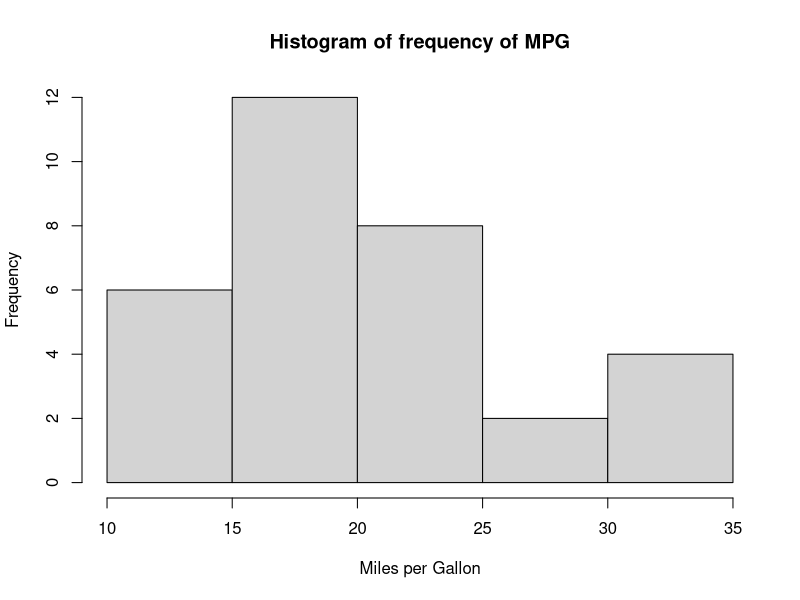
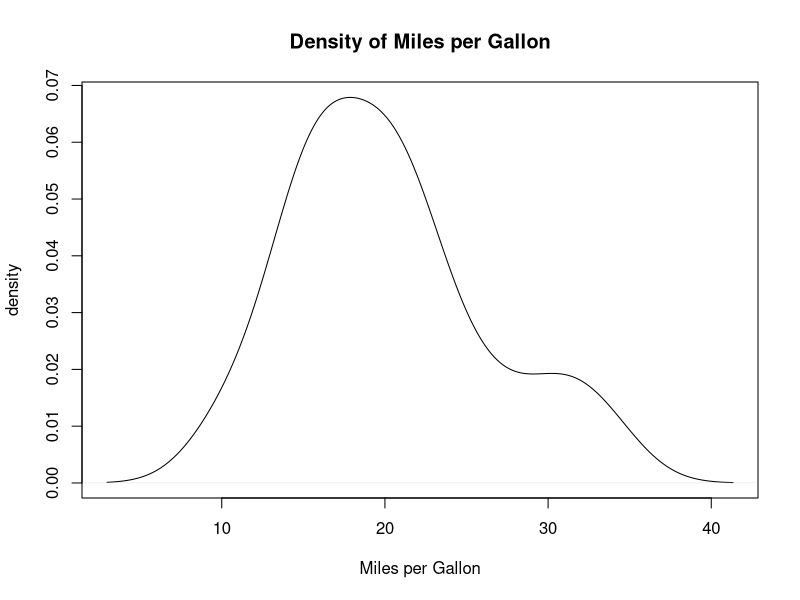
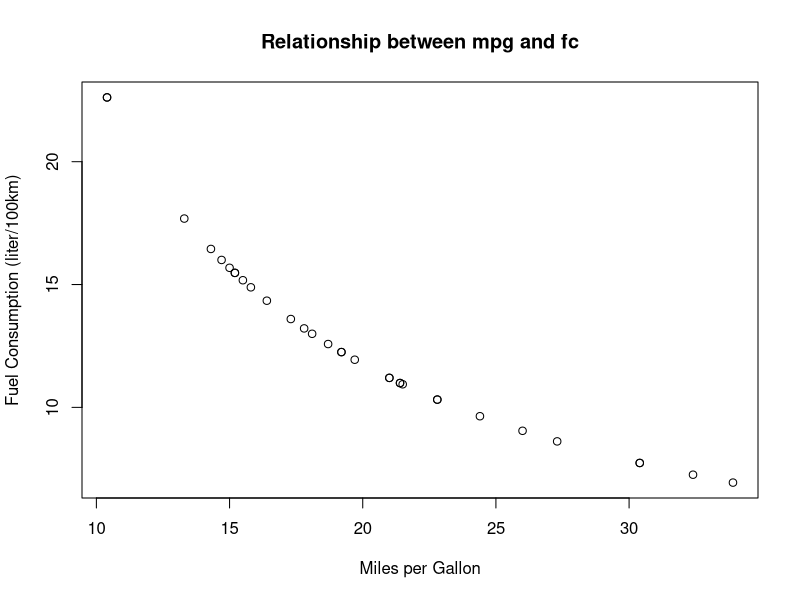

These figures' R source, in order:

# R CMD BATCH ex01.R

# 1.1 create a new variable
new_var <- mtcars

# 1.2 display its type and class
paste("type: ", typeof(new_var))
paste("class: ", class(new_var))
paste("attributes: ", attributes(new_var))


# 2 calculate the mean, median and max
# mean: the common average. the sum of the values divided by the number (normally).
apply(new_var,2,mean)
sapply(new_var,mean)
sapply(new_var,mean,na.rm=FALSE)

# median: the center number. if the number is odd, the central value; if the number is even, the average of the 2 central values (normally).
apply(new_var,2,median)

apply(new_var,2,max)


# 3 visualize mpg and its density
# display the frequency of mpg in some ranges.
hist(new_var$mpg, xlab="Miles per Gallon", main="Histogram of frequency of MPG")
# plot(new_var$mpg, xlab="Miles per Gallon")

# display the density of mpg in plot.
plot(density(new_var$mpg), xlab="Miles per Gallon", ylab="density", main="Density of Miles per Gallon")


# 4 Extends with a fuel consumption column
# fc = (3.78541*100) / (1.60934*mpg)
new_var["fc"] <- 3.78541*100/1.60934/new_var$mpg

# remove the column
# new_var["fc"]<-NULL


# 5 Visulaize the relationship
# the relationship should be like y=c/x
plot(new_var$mpg, new_var$fc, xlab="Miles per Gallon", ylab="Fuel Consumption (liter/100km)", main="Relationship between mpg and fc")



